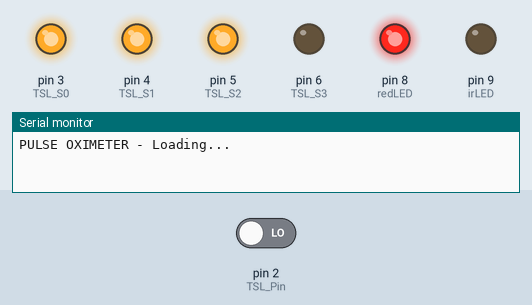
Recording of a sketch running on a simulated Arduino Uno, built with avr-gcc and run on an emulated ATmega328P. On the bench: output pins drawn as LEDs (lit = HIGH), the last lines printed to the serial monitor. Dashed ring = blinking. The test bench sets the inputs (shaded band); at power-on: pin 2 (TSL_Pin) LOW.

Above: at 0.1 s.
At 40.9 s:
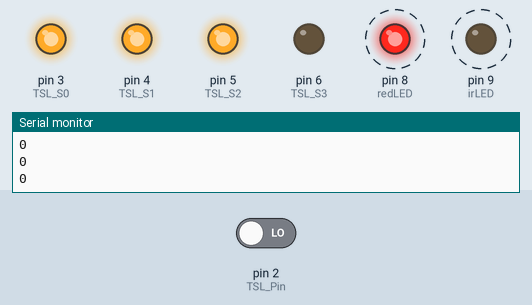
Timing chart, 0 to 41.2 s (numbered marks = the images above):
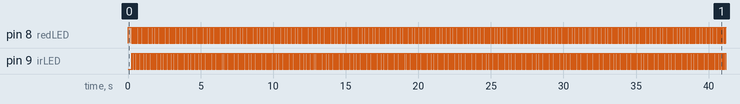

Measured:
- by itself, pin 8 (redLED), pin 9 (irLED): alternates HIGH for 0.05 s and LOW for 0.05 s

The sketch:

POx-TSL230_v7.ino
```cpp
// (licence header left out)
//Libraries:
#include <Average.h>//Array-Average functions
#define BUFLEN 70   //70 datapoints equal to 3,125s sample time with 45ms measuring times
Average<uint16_t> redBuf(BUFLEN);  //redBuf=array, size=BUFLEN, format=int
Average<uint16_t> irBuf(BUFLEN);
Average<uint16_t> dTmBuf(70);
uint16_t dTm, AVG, CrossBufCnt=0, CrossBuf[0];
unsigned long dTmAVG;

//Define Sensor (LED + PD)
int redLED = 8; int irLED = 9;
int TSL_Pin = 2; //TSL "digital" reading
int TSL_S0 = 3; int TSL_S1 = 4; int TSL_S2 = 5; int TSL_S3 = 6;//TSL input - sensor configuration - see function setupTSL
int TSL_divider=2;
int TSL_sensitiv=100;

//Operands for sensor data aquisition (TM=Time)
int readTM = 45; //sampling period of TSL (best signal @ 45ms through experimenting)
unsigned long currentTM,startTM,freq;
volatile unsigned long pulse_cnt;

//Operands for data processing
bool ledState;//true=RED, false=IR
bool redState=1, irState=0;
unsigned long red,ir,Rmax,Rmin,IRmax,IRmin; //MIN,MAX values per Red,IR
float rRed,rIR,R,HR,SpO,Heartrate,LastHeartrate;//values for calculation

//HR and SpO may need [FLOAT to INT] for LCD display?!?!?!?!

//LCD
//#include "U8glib.h"
//U8GLIB_SSD1306_128X64 u8g(U8G_I2C_OPT_NONE|U8G_I2C_OPT_DEV_0);


void setup(){
  pinMode(redLED, OUTPUT);  pinMode(irLED, OUTPUT);
  currentTM=0;startTM=0;pulse_cnt=0;
  R=0;Rmax=0;Rmin=0;IRmax=0;IRmin=0;HR=60;

  ledSwitch(redState);//turn on RED or IR according true or false
  setupTSL();//function to call several configuration settings (sensitivity, frequency-divider)

  //initialize the TSL digital read on PinX on interrupt
  attachInterrupt(digitalPinToInterrupt(TSL_Pin), add_pulse, RISING); //Timer3(16bit; MEGA2560) interrupt on changing Sensor value (PIN2/3/5 MEGA; Pin11/13 UNO) adding a pulse to counter

  Serial.begin(9600);
  Serial.println("PULSE OXIMETER - Loading...");delay(200);Serial.println("60 HR 99% SpO2");
}

void setupTSL(){
  pinMode(TSL_S0, OUTPUT);
  pinMode(TSL_S1, OUTPUT);
  pinMode(TSL_S2, OUTPUT);
  pinMode(TSL_S3, OUTPUT);
  pinMode(TSL_Pin, INPUT);

  //configure initial sensitivity
  //S1 LOW  | S0 HIGH: low 1x
  //S1 HIGH | S0 LOW:  med 10x
  //S1 HIGH | S0 HIGH: high 100x
  digitalWrite(TSL_S1, HIGH);
  digitalWrite(TSL_S0, HIGH);

  //config initial scaling
  //S3  S2  SCALING (divide-by)
  //L   L   1
  //L   H   2
  //H   L   10*default
  //H   H   100x
  digitalWrite(TSL_S3, LOW);
  digitalWrite(TSL_S2, HIGH);
}

unsigned long readTSL(){//returns "freq" frequency/intensity from sensor reading //function or procedure to calculate the frequency from the called interrupt counter
  currentTM = millis();
  if((currentTM - startTM) >= readTM)// once reaching sampling period - save value & reset the ms counter
    {
      startTM = currentTM;
      freq = pulse_cnt * TSL_divider;
      pulse_cnt = 0;
    }
  return(freq);
}

void add_pulse() {//ISR adding a pulse count to every interrupt from sensor I/O
  pulse_cnt++;
}

void ledSwitch(bool ledState){ //color-state: RED=TRUE=redState, IR=FALSE=irState, ////used to have to measure ambient light
  bool Red_pin = HIGH;
  bool IR_pin = LOW;
  if(ledState){   //RED LED - ON
    Red_pin = HIGH;
    IR_pin = LOW;
  }
  else {    //IR LED - ON
    Red_pin = LOW;
    IR_pin = HIGH;
  }
  digitalWrite(redLED, Red_pin);
  digitalWrite(irLED, IR_pin);
}

void loop(){
   for(int c=0;c<BUFLEN;c++){
      ledState=redState;//red measurements
      ledSwitch(ledState);
      pulse_cnt=0; //resetting counter to make sure no ambient or other light is measured beforehand
      delay(readTM);            //wait til Sensor has read
      red=readTSL();        //read Sensor value into "red"-variable
      redBuf.push(red);     //push "red"-Value into "redBuf"-Array

      ledState = irState;     //switch to other LED state
      ledSwitch(ledState);  //call the function "ledSwitch" to switch LED
      pulse_cnt=0;
      //IR measurements
      delay(readTM);
      ir=readTSL();
      irBuf.push(ir);
      Serial.println(ir);
   }
   noInterrupts();
   //calculation of Max,Min,Avg on arrays
   Rmax=redBuf.maximum();
   Rmin=redBuf.minimum();
   IRmax=irBuf.maximum();
   IRmin=irBuf.minimum();
   AVG=(IRmax+IRmin)/2;

   //check AVG-Crossing/Peak detection algorithm
   for(int i=0; i<BUFLEN; i++){
     if(irBuf.get(i) > AVG && irBuf.get(i+1) < AVG){
       CrossBuf[CrossBufCnt]=i;
       CrossBufCnt++;
     }
   }
   for(int j=0; j<CrossBufCnt; j++){
    dTm = CrossBuf[j+1] - CrossBuf[j];
    dTmBuf.push(dTm);
   }
   dTmAVG=((dTmBuf.maximum()+dTmBuf.minimum())/2);
   //calculate HR via time difference "dTmAVG" between peak counts
   HR=((1/ float(dTmAVG)*45)*60000);
   //calc ratios & SpO2
   rRed=(float(Rmax-Rmin)/Rmin);//normalized Ratio of Red absorbance
   rIR=(float(IRmax-IRmin)/IRmin); //normalized Ratio of IR absorbance
   R=(rRed/rIR); //Ratio of ratios
   SpO=108-20*R-0.375*R*R; //SpO2 calculation currently based on literature
   //Print data to LCD
       //still needs to be done!!!!
   String HRSPO = int(HR)+String(" HR ")+int(SpO)+String("% SpO2"); //creating string for data display
   Serial.println(HRSPO);Serial.println(IRmin);Serial.println(AVG);Serial.println(IRmax);Serial.println(dTmAVG);Serial.println(irBuf.getCount());

   //reset the BufferCounters to roll over
   irBuf.clear();redBuf.clear();CrossBufCnt=0;dTmBuf.clear();Rmin=0;Rmax=0;IRmin=0;IRmax=0;R=0;
   interrupts();
}
```

Changelog.ino
```cpp
/*
 * 5.9.: Changed the loop with if()s and disregarding the timerOne-ISR
 *
 *
 * 6.9.: Moved the time-compare-if-loop from the isr (add_pulse) outside for better signal and faster performance.
 * best divide-by factor is seen as 2; highest sensitivity level 100 needed; still erroronueous HR's 222,166,333, ....
 * old functions:
 *  add_pulse::::
 *  //  startTM   = currentTM;
    //  currentTM = millis();
    //  if( currentTM > startTM ) {
    //    diffTM += currentTM - startTM;
    //    }
    //  // if enough time has passed to do a new reading...
    //  if(diffTM >= readTM) {// once reaching sampling period - save value & reset the ms counter
    //    temp_pulse_cnt = pulse_cnt;
    //    pulse_cnt = 0;
    //    diffTM = 0;
    //    }

 *  //unsigned long freq = temp_pulse_cnt * TSL_divider; //multiply counts by the sensors divide-by factor to solve for frequency
 *
 *  8.9.: added a small filter to the HR-average-crossing-IF-loop [if(...&&(50<IRmax-IRmin))]
 *        better result with less artifact pulses
 *
 *  10.09.: changed and made programm look more clean, different function order - NO influence recorded!
 *
 *  12.09. - 22.09. work on implementing arrays to hold sensor values
 *
 */
```
